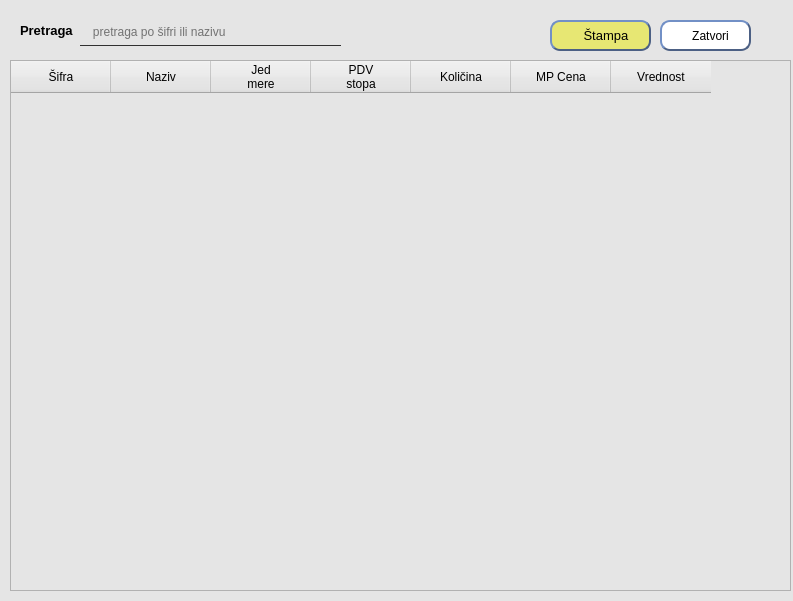
<?xml version="1.0" encoding="UTF-8"?>
<ui version="4.0">
 <class>zaliheDialog</class>
 <widget class="QDialog" name="zaliheDialog">
  <property name="geometry">
   <rect>
    <x>0</x>
    <y>0</y>
    <width>793</width>
    <height>601</height>
   </rect>
  </property>
  <property name="windowTitle">
   <string>Stanje zaliha u objektu</string>
  </property>
  <property name="styleSheet">
   <string notr="true">background-color:#e5e5e5;</string>
  </property>
  <widget class="QLabel" name="label">
   <property name="geometry">
    <rect>
     <x>20</x>
     <y>20</y>
     <width>61</width>
     <height>21</height>
    </rect>
   </property>
   <property name="font">
    <font>
     <pointsize>10</pointsize>
     <bold>true</bold>
    </font>
   </property>
   <property name="text">
    <string>Pretraga</string>
   </property>
  </widget>
  <widget class="QLineEdit" name="traziEdit">
   <property name="geometry">
    <rect>
     <x>80</x>
     <y>20</y>
     <width>261</width>
     <height>26</height>
    </rect>
   </property>
   <property name="styleSheet">
    <string notr="true">background-color: transparent;
border: 1px solid rgba(0, 0, 0, 0);
border-bottom-color: rgba(0, 0, 0, 200);
color: rgb(0, 0, 0);
padding-bottom:2px;</string>
   </property>
   <property name="placeholderText">
    <string>   pretraga po šifri ili nazivu</string>
   </property>
  </widget>
  <widget class="QTableWidget" name="tableZalihe">
   <property name="geometry">
    <rect>
     <x>10</x>
     <y>60</y>
     <width>781</width>
     <height>531</height>
    </rect>
   </property>
   <column>
    <property name="text">
     <string>Šifra</string>
    </property>
    <property name="background">
     <color>
      <red>162</red>
      <green>196</green>
      <blue>224</blue>
     </color>
    </property>
   </column>
   <column>
    <property name="text">
     <string>Naziv</string>
    </property>
    <property name="background">
     <color>
      <red>162</red>
      <green>196</green>
      <blue>224</blue>
     </color>
    </property>
   </column>
   <column>
    <property name="text">
     <string>Jed 
mere</string>
    </property>
    <property name="background">
     <color>
      <red>162</red>
      <green>196</green>
      <blue>224</blue>
     </color>
    </property>
   </column>
   <column>
    <property name="text">
     <string>PDV
stopa</string>
    </property>
    <property name="background">
     <color>
      <red>162</red>
      <green>196</green>
      <blue>224</blue>
     </color>
    </property>
   </column>
   <column>
    <property name="text">
     <string>Količina</string>
    </property>
    <property name="background">
     <color>
      <red>162</red>
      <green>196</green>
      <blue>224</blue>
     </color>
    </property>
   </column>
   <column>
    <property name="text">
     <string>MP Cena</string>
    </property>
    <property name="background">
     <color>
      <red>162</red>
      <green>196</green>
      <blue>224</blue>
     </color>
    </property>
   </column>
   <column>
    <property name="text">
     <string>Vrednost</string>
    </property>
    <property name="background">
     <color>
      <red>162</red>
      <green>196</green>
      <blue>224</blue>
     </color>
    </property>
   </column>
  </widget>
  <widget class="QPushButton" name="btnStampa">
   <property name="geometry">
    <rect>
     <x>550</x>
     <y>20</y>
     <width>101</width>
     <height>31</height>
    </rect>
   </property>
   <property name="font">
    <font>
     <pointsize>10</pointsize>
    </font>
   </property>
   <property name="cursor">
    <cursorShape>PointingHandCursor</cursorShape>
   </property>
   <property name="styleSheet">
    <string notr="true">background-color: rgb(231, 231, 115);
border-style:outset;
	border-width:2px;
	border-radius:10px;
	border-color:#4c6084;
	padding:2px;</string>
   </property>
   <property name="text">
    <string>   Štampa</string>
   </property>
   <property name="icon">
    <iconset>
     <normaloff>../resources/printer.png</normaloff>../resources/printer.png</iconset>
   </property>
  </widget>
  <widget class="QPushButton" name="btnCancel">
   <property name="geometry">
    <rect>
     <x>660</x>
     <y>20</y>
     <width>91</width>
     <height>31</height>
    </rect>
   </property>
   <property name="cursor">
    <cursorShape>PointingHandCursor</cursorShape>
   </property>
   <property name="styleSheet">
    <string notr="true">background-color: rgb(255, 255, 255);
border-style:outset;
	border-width:2px;
	border-radius:10px;
	border-color:#4c6084;
	padding:2px;</string>
   </property>
   <property name="text">
    <string>   Zatvori</string>
   </property>
   <property name="icon">
    <iconset>
     <normaloff>../resources/cancel.png</normaloff>../resources/cancel.png</iconset>
   </property>
  </widget>
 </widget>
 <resources/>
 <connections/>
</ui>
